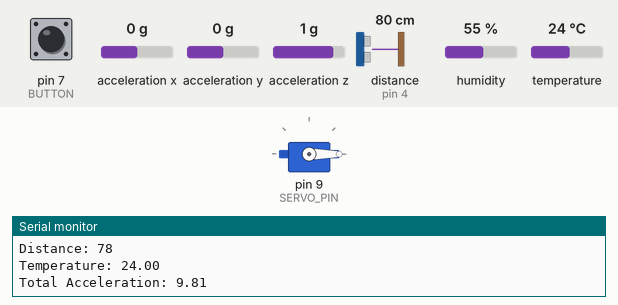
Bench run of a sketch on a simulated Arduino Uno, built with avr-gcc and run on an emulated ATmega328P. On the bench: servo, the last lines printed to the serial monitor. Wiring (inferred from the names in the program): ultrasonic range finder: trigger pin 3; echo pin 4; MPU-6050 motion sensor at I2C address 0x68. The inputs (shaded band) are chosen by the test bench; at power-on: acceleration x 0 g, pin 7 (BUTTON) HIGH, acceleration y 0 g, acceleration z 1 g, distance to the obstacle (sensor on pin 4) 80 cm, humidity 55 %, temperature 24 °C. The echo pulse lasts 58.3 µs per cm.

Above: at 1.8 s.
1.9 s: acceleration x set to -1 g
3.4 s: acceleration x set to -1.3 g
At 5.5 s:
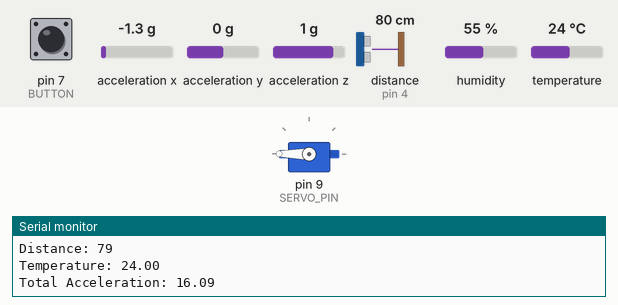
Timing chart, 0 to 7.0 s (numbered marks = the images above; inputs shaded):
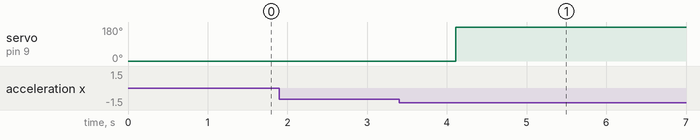

The sketch:

Arduino_slave.ino
```cpp
#include <SPI.h>
#include <mcp_can.h>
#include <DHT.h>
#include <Wire.h>
#include <Servo.h>
#include <math.h>

// ---------------- Ultrasonic ----------------
#define TRIG 3
#define ECHO 4

// ---------------- DHT11 ----------------
#define DHTPIN 6
#define DHTTYPE DHT11

// ---------------- Servo ----------------
#define SERVO_PIN 9

// ---------------- Emergency Button ----------------
#define BUTTON 7

// ---------------- MPU6050 ----------------
#define MPU_ADDR 0x68

DHT dht(DHTPIN, DHTTYPE);

Servo airbag;

const int SPI_CS_PIN = 10;

MCP_CAN CAN(SPI_CS_PIN);

bool airbagDeployed = false;

int16_t rawX, rawY, rawZ;
float accelX, accelY, accelZ;

void setup()
{
  Serial.begin(115200);

  // Ultrasonic
  pinMode(TRIG, OUTPUT);
  pinMode(ECHO, INPUT);

  // DHT11
  dht.begin();

  // Servo
  airbag.attach(SERVO_PIN);
  airbag.write(0);

  // Button
  pinMode(BUTTON, INPUT_PULLUP);

  // MPU6050 Init
  Wire.begin();

  Wire.beginTransmission(MPU_ADDR);
  Wire.write(0x6B);
  Wire.write(0);

  if (Wire.endTransmission() == 0)
  {
    Serial.println("MPU6050 READY");
  }
  else
  {
    Serial.println("MPU6050 ERROR");

    while(1);
  }

  // CAN Init
  while (CAN_OK != CAN.begin(MCP_ANY, CAN_125KBPS, MCP_8MHZ))
  {
    Serial.println("CAN init failed");
    delay(100);
  }

  Serial.println("CAN init ok!");

  CAN.setMode(MCP_NORMAL);
}

void loop()
{
  // =================================================
  // OBSTACLE ECU
  // =================================================

  digitalWrite(TRIG, LOW);
  delayMicroseconds(2);

  digitalWrite(TRIG, HIGH);
  delayMicroseconds(10);

  digitalWrite(TRIG, LOW);

  long duration = pulseIn(ECHO, HIGH);

  int distance = duration * 0.034 / 2;

  Serial.print("Distance: ");
  Serial.println(distance);

  if(distance < 20)
  {
    byte data1[8] = {'O','B','S','T','A','C','L','E'};

    CAN.sendMsgBuf(0x01, 0, 8, data1);

    Serial.println("Obstacle Alert Sent");
  }

  // =================================================
  // TEMPERATURE ECU
  // =================================================

  float temp = dht.readTemperature();

  if(!isnan(temp))
  {
    Serial.print("Temperature: ");
    Serial.println(temp);

    // Increased threshold
    if(temp > 40)
    {
      byte data2[3] = {'H','O','T'};

      CAN.sendMsgBuf(0x02, 0, 3, data2);

      Serial.println("Temperature Alert Sent");
    }
  }
  else
  {
    Serial.println("DHT11 Error");
  }

  // =================================================
  // CRASH ECU
  // =================================================

  Wire.beginTransmission(MPU_ADDR);
  Wire.write(0x3B);
  Wire.endTransmission(false);

  Wire.requestFrom(MPU_ADDR, 6, true);

  rawX = Wire.read() << 8 | Wire.read();
  rawY = Wire.read() << 8 | Wire.read();
  rawZ = Wire.read() << 8 | Wire.read();

  accelX = (rawX / 16384.0) * 9.81;
  accelY = (rawY / 16384.0) * 9.81;
  accelZ = (rawZ / 16384.0) * 9.81;

  float totalAccel =
  sqrt(
    accelX * accelX +
    accelY * accelY +
    accelZ * accelZ
  );

  Serial.print("Total Acceleration: ");
  Serial.println(totalAccel);

  // More sensitive threshold
  if(totalAccel > 15 && !airbagDeployed)
  {
    Serial.println("CRASH DETECTED");

    // Deploy airbag
    airbag.write(180);

    airbagDeployed = true;

    byte data3[5] = {'C','R','A','S','H'};

    CAN.sendMsgBuf(0x03, 0, 5, data3);

    Serial.println("Crash Alert Sent");
  }

  // =================================================
  // EMERGENCY BUTTON ECU
  // =================================================

  if(digitalRead(BUTTON) == LOW)
  {
    Serial.println("EMERGENCY BUTTON PRESSED");

    byte data4[3] = {'S','O','S'};

    CAN.sendMsgBuf(0x04, 0, 3, data4);

    Serial.println("SOS Alert Sent");

    delay(1000);
  }

  delay(1000);
}
```

Measured:
- the behaviour switches between -1.1 and -1.2 g on acceleration x (found by bisection; images 0 and 1)
- after the input at 3.4 s, servo on pin 9 (SERVO_PIN): 0° → 180° after 0.71 s
